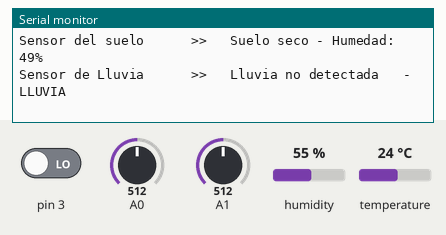
The sketch below on a simulated Arduino Uno, built with avr-gcc and run on an emulated ATmega328P. Shown: the last lines printed to the serial monitor. Inputs (shaded band) come from the test bench; at power-on: A1 = 512, pin 3 LOW, A0 = 512, humidity 55 %, temperature 24 °C.

Above: at 5.9 s.
6.0 s: A1 set to 488
At 11.8 s:
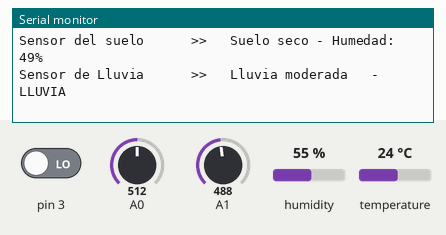
47.8 s: A1 set to 317
53.9 s: A1 set to 285
At 57.8 s:
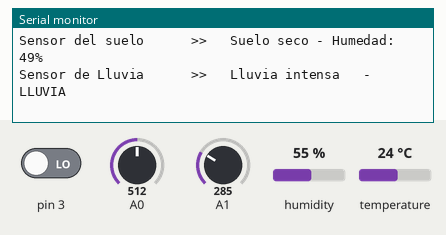

Measured:
- the behaviour switches between 500 and 499 on A1 (found by bisection; images 0 and 1)
- the behaviour switches between 300 and 299 on A1 (found by bisection; images 1 and 2)
- after the input at 6.0 s, the serial monitor: prints a new line after 4.4 s (image 1)
- after the input at 53.9 s, the serial monitor: prints a new line after 2.7 s (image 2)

The sketch:

DHT11.ino
```cpp
#include <DHT11.h> //cargamos la librería DHT

int pinHumedad=2; //PIN SENSOR HUMEDAD
DHT11 dht11(pinHumedad);


int analogLluvia;
bool digitalLluvia, conexion;

void setup() {
  Serial.begin(9600);


}

void loop() {
//----------------------------------------------------------------
//Codigo DHT11 - S.Temperatura
float temp, hum;
int err;
if((err=dht11.read(hum, temp))==0)
  {
    Serial.print("Sensor de temperatura >>   ");
    Serial.print("Temperatura: ");
    Serial.print(temp);
    Serial.print(" Humedad: ");
    Serial.print(hum);
    Serial.println();
  }
       else
          {
             Serial.println();
             Serial.print("Error Num :");
             Serial.print(err);
             Serial.println();
          }

//----------------------------------------------------------------

//----------------------------------------------------------------
//Sensor Humedad del Suelo
int lectura = analogRead(A0);

  Serial.print("Sensor del suelo      >>   ");

// lecturas entre 1000 - 1023
  if (lectura >= 1000){
    Serial.print("Sensor desconectado o fuera del suelo");
  }
   else if (lectura <1000 && lectura >= 303){
    Serial.print("Suelo seco");
   }
   else if (lectura < 303 && lectura >= 277){
    Serial.print("Suelo humedo");
   }
   else if (lectura < 235){
    Serial.print("Suelo mojado");
   }

   //Convirtiendo a Porcentaje
   int lecturaPorcentaje = map(lectura, 1023, 0, 0, 100);

   Serial.print(" - Humedad: ");
   Serial.print(lecturaPorcentaje);
   Serial.print("%");
   Serial.println();


//----------------------------------------------------------------

//----------------------------------------------------------------
//Sensor de LLuvia
  analogLluvia= analogRead(1);
  Serial.print("Sensor de Lluvia      >>   ");
  if (analogLluvia < 300)
    Serial.print("Lluvia intensa  ");
  else if (analogLluvia < 500)
    Serial.print("Lluvia moderada  ");
  else
    Serial.print("Lluvia no detectada  ");

 //Entrada digintal pin 2 arduino
 digitalLluvia = digitalRead(3);
 if (digitalLluvia == HIGH)
    Serial.println (" - NO LLUVIA");
 else
    Serial.println(" - LLUVIA");

//----------------------------------------------------------------


//----------------------------------------------------------------
//Retardo
  delay(5000);
//----------------------------------------------------------------
}
```
